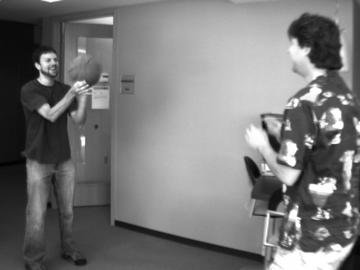
#> input picture basketball1.bmp, 360 x 270 px, found by its file name
$ python OF.py
#> lines starting #> are read from the running program, lines starting #| are printed output that depends on the picture
# -*- coding: utf-8 -*-
"""
Course:Machine Vision
Project: Draw the optical flow with two image and improve the algorithm
Author: David Li
Create date:2021.12.21

"""

import cv2
import numpy as np
import time
import matplotlib.pyplot as plt


path1 = "D:\\1_NSYSU\\1_MasterDegree\MachineVision\\basketball\\"
path2 = "D:\\1_NSYSU\\1_MasterDegree\\MachineVision\\dumptruck\\"
savepath = "D:\\OpticalFlow_VectorField.png"

bkb1=cv2.imread(path1+"basketball1.bmp")
#> bkb1 is the input picture: shape (270, 360, 3); min 2, max 255, mean 119.2
bkb2=cv2.imread(path1+"basketball2.bmp")
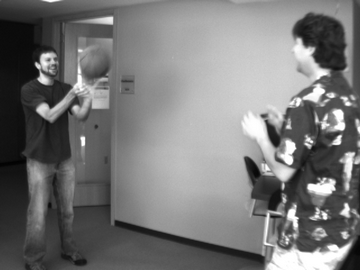
#> input picture basketball2.bmp, 360 x 270 px, found by its file name
#> bkb2 is the input picture: shape (270, 360, 3); min 2, max 255, mean 118.9

dt1 = cv2.imread(path2+"dumptruck1.bmp")
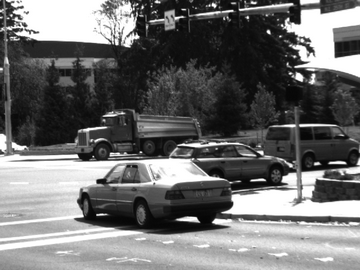
#> input picture dumptruck1.bmp, 360 x 270 px, found by its file name
#> dt1 is the input picture: shape (270, 360, 3); min 2, max 255, mean 110.4
dt2 = cv2.imread(path2+"dumptruck2.bmp")
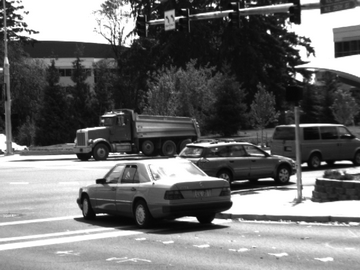
#> input picture dumptruck2.bmp, 360 x 270 px, found by its file name
#> dt2 is the input picture: shape (270, 360, 3); min 1, max 255, mean 110.1

#__________________image preprocessing____________________
def preprocessing(org1,org2):
    G_img1=cv2.cvtColor(org1, cv2.COLOR_BGR2GRAY)
    G_img2=cv2.cvtColor(org2, cv2.COLOR_BGR2GRAY)
    return org1, G_img1 ,G_img2


#________draw the optical flow on the first frame________
def DrawOpticalFlow(frame1,frame2):

    line = []
    startpoint=[]
    endpoint=[]
    u = []
    v = []
    X = []
    Y = []

    flow=cv2.calcOpticalFlowFarneback(frame1, frame2, None, 0.5,3,15,3,5,1.2,0)
    h,w=frame1.shape[:2]
    step = 9
    y,x = np.mgrid[step / 2:h:step, step / 2:w:step].reshape(2, 1200).astype(int)
    fx, fy = flow[y, x].T
    lines = np.vstack([x, y, x + fx, y + fy]).T.reshape(-1, 2, 2)
    lines = np.int32(lines)

    for l in lines:
        if l[0][0]-l[1][0]>0.5 or l[0][1]-l[1][1]>0.5:
            line.append(l)
            u.append((l[1][0]-l[0][0])/2)  #X到X
            v.append((0-(l[1][1]-l[0][1]))/2)
            X.append(l[0][0])
            Y.append(l[0][1])
            #v.append(np.array([l[0][1],l[1][1]]))    #Y到Y
    RY=list(reversed(Y))

    return line, u, v, X, RY


#_________plot the optical flow on the windows______
def PlotOpticalFlow(org1,line, u, v, X, RY):
    VectFd=cv2.polylines(org1, line, 0, (0,255,0))
    #cv2.arrowedLine(bb1,startpoint[280],endpoint[280],(0,255,0) )
    #X = np.linspace(0,360,912)
    #Y = np.linspace(0,270,912)
    plt.figure(dpi=300)
    plt.quiver(X,RY,u,v)
    plt.xticks(np.arange(0,360,30))
    plt.yticks(np.arange(0,300,30))

    plt.gca().set_aspect("equal")
    plt.show()
    print("-----------------")

    cv2.namedWindow("Basketball1",cv2.WINDOW_AUTOSIZE)

    cv2.imshow("Basketball1",VectFd)

    click= cv2.waitKey(0)
    if click == ord("s"):
        cv2.imwrite(savepath,VectFd)
        print("The vector field image have been saved successfully.")

    cv2.destroyAllWindows()


#______Excute the funtion_______
org1,frame1, frame2 = preprocessing(dt1, dt2)
line, u, v, X, RY = DrawOpticalFlow(frame1,frame2)
#> in DrawOpticalFlow, `fx, fy = flow[y, x].T`: fx = 1200 values, max 9.24 at index 659, min -1.32 at index 784, mean 0.485; fy = 1200 values, max 1.18 at index 792, min -4.22 at index 712, mean -0.0461
#> the loop in DrawOpticalFlow, `for l in lines:` made 1200 passes
#> l on passes 1 to 3: [[4, 4], [3, 4]], [[13, 4], [12, 3]], [[22, 4], [21, 3]]
#> after the loop in DrawOpticalFlow, `for l in lines:`: X = 1008 values, max 355 at index 29, min 4 at index 0, mean 179.2; Y = 1008 values from 4 to 265; line = 1008 items, first 6: [[4, 4], [3, 4]], [[13, 4], [12, 3]], [[22, 4], [21, 3]], [[31, 4], [30, 3]], [[40, 4], [39, 4]], [[85, 4], [84, 4]]; u = 1008 values, max 4.5 at index 476, min -1 at index 364, mean 0.00397; v = 1008 values, max 2.5 at index 562, min 0 at index 0, mean 0.372
#> in DrawOpticalFlow, `RY=list(reversed(Y))`: RY = 1008 values, max 265 at index 0, min 4 at index 978, mean 140.4
PlotOpticalFlow(org1,line, u, v, X, RY)
#> in PlotOpticalFlow, `VectFd=cv2.polylines(org1, line, 0, (0,255,0))`:
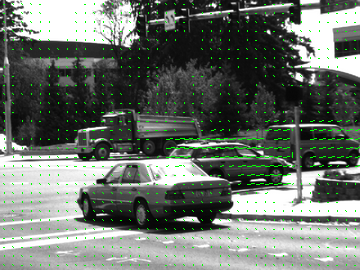
#> VectFd: shape (270, 360, 3); mean B, G, R 107.7, 114.5, 107.7
#> in PlotOpticalFlow, `plt.show()`:
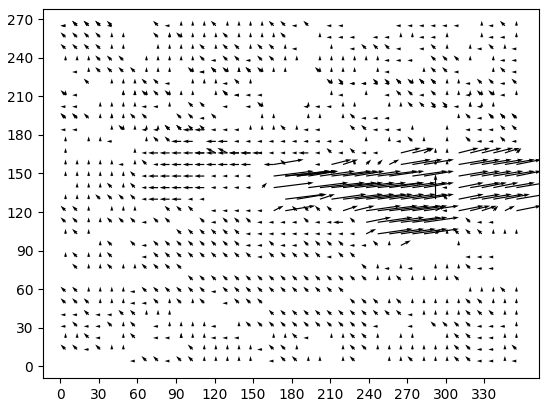
#> figure drawn by matplotlib, 1 panel
#> (key Esc is pressed here)
